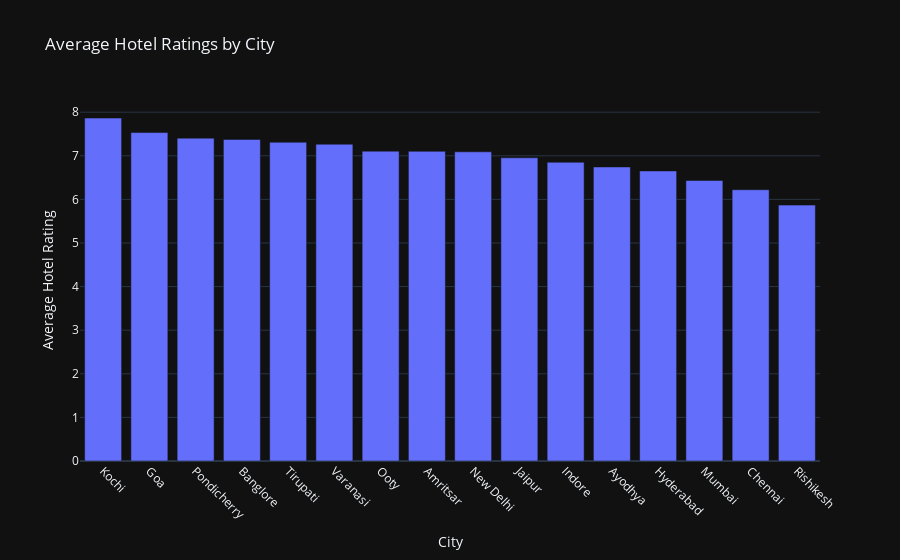

The cell this chart's notebook holds for it:
### Markdown cell above
#### as per the plot shown above , we can intrepret that Varanasi have the highest average hotel Price and following Goa with second most expensive, Delhi Average Hotel Price is less.

### Code cell
import plotly.express as px


average_ratings = df.groupby('City')['Rating'].mean().reset_index()
average_ratings.columns = ['City', 'Average_Rating']


average_ratings = average_ratings.sort_values(by='Average_Rating', ascending=False)


fig = px.bar(
    average_ratings,
    x='City',
    y='Average_Rating',
    title='Average Hotel Ratings by City',
    labels={'City': 'City', 'Average_Rating': 'Average Rating'},
    template='plotly_dark'
)


fig.update_layout(
    xaxis_title="City",
    yaxis_title="Average Hotel Rating",
    xaxis_tickangle=45
)


fig.show()

### Figure 1 — Plotly figure (JSON) as saved in the notebook; plotly's stock layout.template omitted (floating-point values rounded to 4 significant figures)
{"data": [{"alignmentgroup": "True", "hovertemplate": "City=%{x}<br>Average Rating=%{y}<extra></extra>", "legendgroup": "", "marker": {"color": "#636efa", "pattern": {"shape": ""}}, "name": "", "offsetgroup": "", "orientation": "v", "showlegend": false, "textposition": "auto", "type": "bar", "x": ["Kochi", "Goa", "Pondicherry", "Banglore", "Tirupati", "Varanasi", "Ooty", "Amritsar", "New Delhi", "Jaipur", "Indore", "Ayodhya", "Hyderabad", "Mumbai", "Chennai", "Rishikesh"], "xaxis": "x", "y": [7.866, 7.532, 7.405, 7.375, 7.311, 7.266, 7.107, 7.102, 7.091, 6.955, 6.852, 6.744, 6.653, 6.435, 6.222, 5.869], "yaxis": "y"}], "layout": {"autosize": true, "barmode": "relative", "legend": {"tracegroupgap": 0}, "title": {"text": "Average Hotel Ratings by City"}, "xaxis": {"anchor": "y", "autorange": true, "domain": [0, 1], "range": [-0.5, 15.5], "tickangle": 45, "title": {"text": "City"}, "type": "category"}, "yaxis": {"anchor": "x", "autorange": true, "domain": [0, 1], "range": [0, 8.279], "title": {"text": "Average Hotel Rating"}, "type": "linear"}}}
